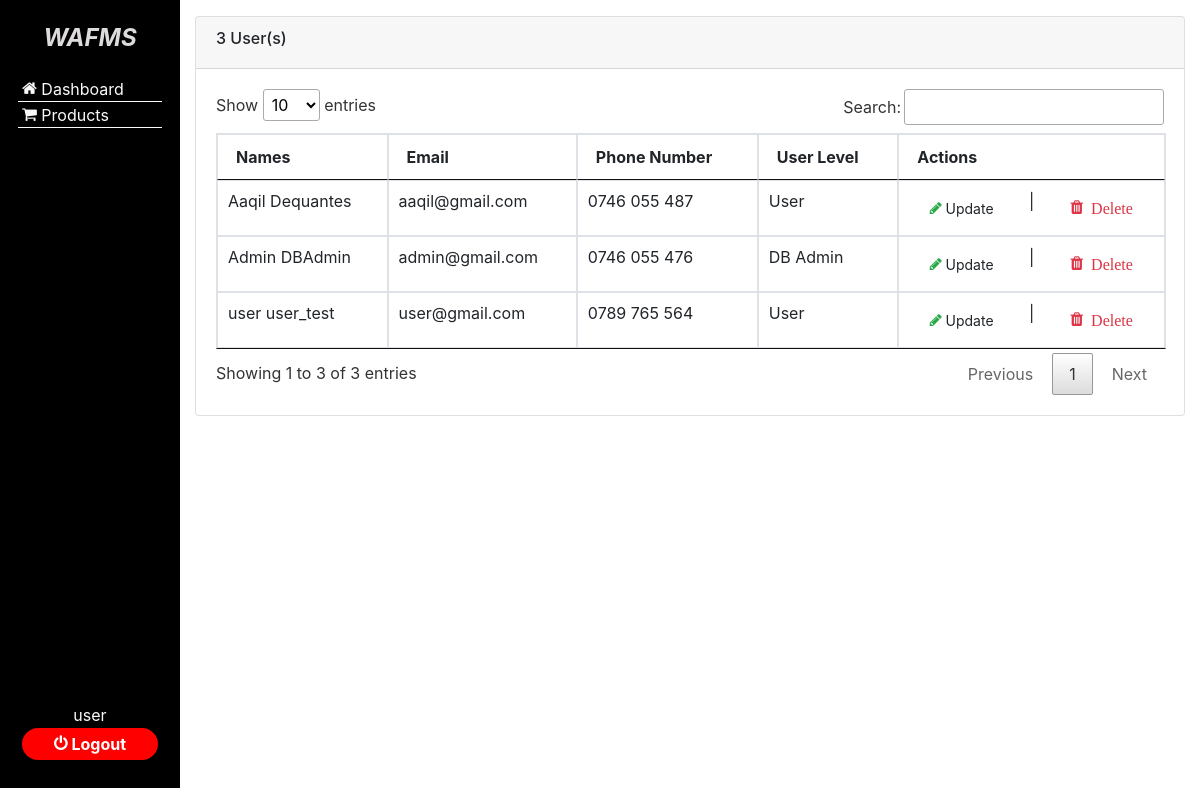
Before: /src/users.php (signed in) with the older database file.
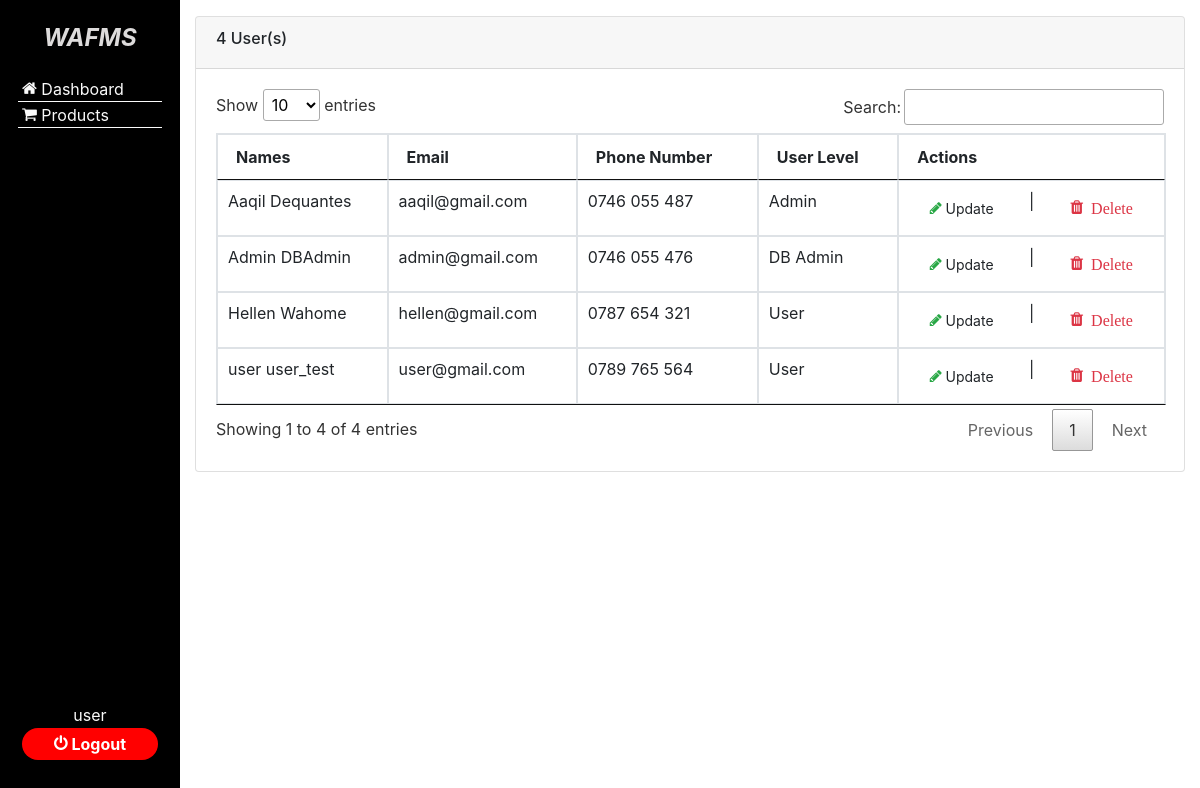
After: the same page with the newer database file.
### tables this page shows
CREATE TABLE `users` (
  `id` int(6) NOT NULL,
  `first_name` varchar(40) NOT NULL,
  `last_name` varchar(60) NOT NULL,
  `email_address` varchar(100) NOT NULL,
  `phone_number` varchar(25) NOT NULL,
  `password` varchar(150) NOT NULL,
  `user_level` int(2) NOT NULL,
  `date_created` timestamp NOT NULL DEFAULT current_timestamp()
);

### src/include/functions.php (called while the page is built, shortened)
<?php
include_once "__global_variables.php";
$host = "localhost";
$user = "root";
$password = "";
$database = $db_name;
$db_connection = mysqli_connect($host, $user, $password, $database);
    if (isset($_COOKIE['error'])): ?>
<?php endif;
function fetch_all($table_name): mysqli_result|bool {
    global $db_connection;
    $fetched_records = $db_connection->query("SELECT * FROM $table_name") or die($db_connection);
    return $fetched_records;
}
function count_all($table_name): int
{
    return mysqli_num_rows(fetch_all($table_name));
}

### src/users.php (the view, shortened to what this page needs)
<?php
include_once "include/_html_templates.php";
include_once "include/functions.php";
include_once "_users.php";
include_once "include/sidenav.php"
?>
        <main class="Users">
                <div class="container">
                <div class="row justify-content-center">
                        <div class="col-12 mt-3">
                                <div class="card">
                                <div class="card-header">
                                        <div class="row">
                                        <div class="col">
                                                <h6><?= count_all('users') ?> User(s)</h6>
                                        </div>
                                        </div>
                                </div>
                                <div class="card-body">
                                        <table class="table table-bordered table-hover" id="data_table">
                                        <thead>
                                        <tr>
                                                <th>Names</th>
                                                <th>Email</th>
                                                <th>Phone Number</th>
                                                <th>User Level</th>
                                                <th>Actions</th>
                                        </tr>
                                        </thead>
                                        <tbody>
                                        <?php foreach(fetch_all("users") as $user): ?>
                                                <tr>
                                                <td><?= $user['first_name'] ?> <?= $user['last_name'] ?></td>
                                                <td><?= $user['email_address'] ?></td>
                                                <td><?= $user['phone_number'] ?></td>
                                                <td>
                                                        <?php
                                                         $user_level = $user['user_level'];
                                                         interpret_user_level($user_level);
                                                        ?>
                                                </td>
                                                <td>
                                                        <div class="row">
                                                                <div class="col d-flex justify-content-center">
                                                                        <form action="update_user.php" method="post" class="form-inline">
                                                                        <button class="btn btn-sm" type="submit" name="edit_user"><span class="text-success table-icons icon-pencil"></span> Update</button>
                                                                        </form>
                                                                </div>
                                                                |
                                                                <div class="col d-flex justify-content-center">
                                                                        <form action="./users.php" method="post">
                                                                                <button class="btn" type="submit" name="delete_user" onclick="return confirm_delete()"><span class="text-danger table-icons icon-trash"> Delete</span></button>
                                                                        </form>
                                                                </div>
                                                        </div>
                                                </td>
                                                </tr>
                                        <?php endforeach; ?>
                                        </tbody>
                                        </table>
                                </div>
                                </div>
                        </div>
                </div>
                </div>
        </main>

### src/_users.php (shortened to what this page needs)
<?php
function interpret_user_level($user_level){
        if($user_level == 1){
                echo "User";
        }else if ($user_level == 2){
                echo "Admin";
        }else{
                echo "DB Admin";
        }
}

Changed rows visible on the page:
changed users "Aaqil": user_level "User" → "Admin"
added users: first_name "Hellen", last_name "Wahome", email_address "hellen@gmail.com", phone_number "0787 654 321", user_level "User"
Other visible differences:
count_all('users'): "3" → "4"
text written by a page script: "Show entries Search: Showing 1 to 3 of 3 entries Previous 1 Next" → "Show entries Search: Showing 1 to 4 of 4 entries Previous 1 Next"
